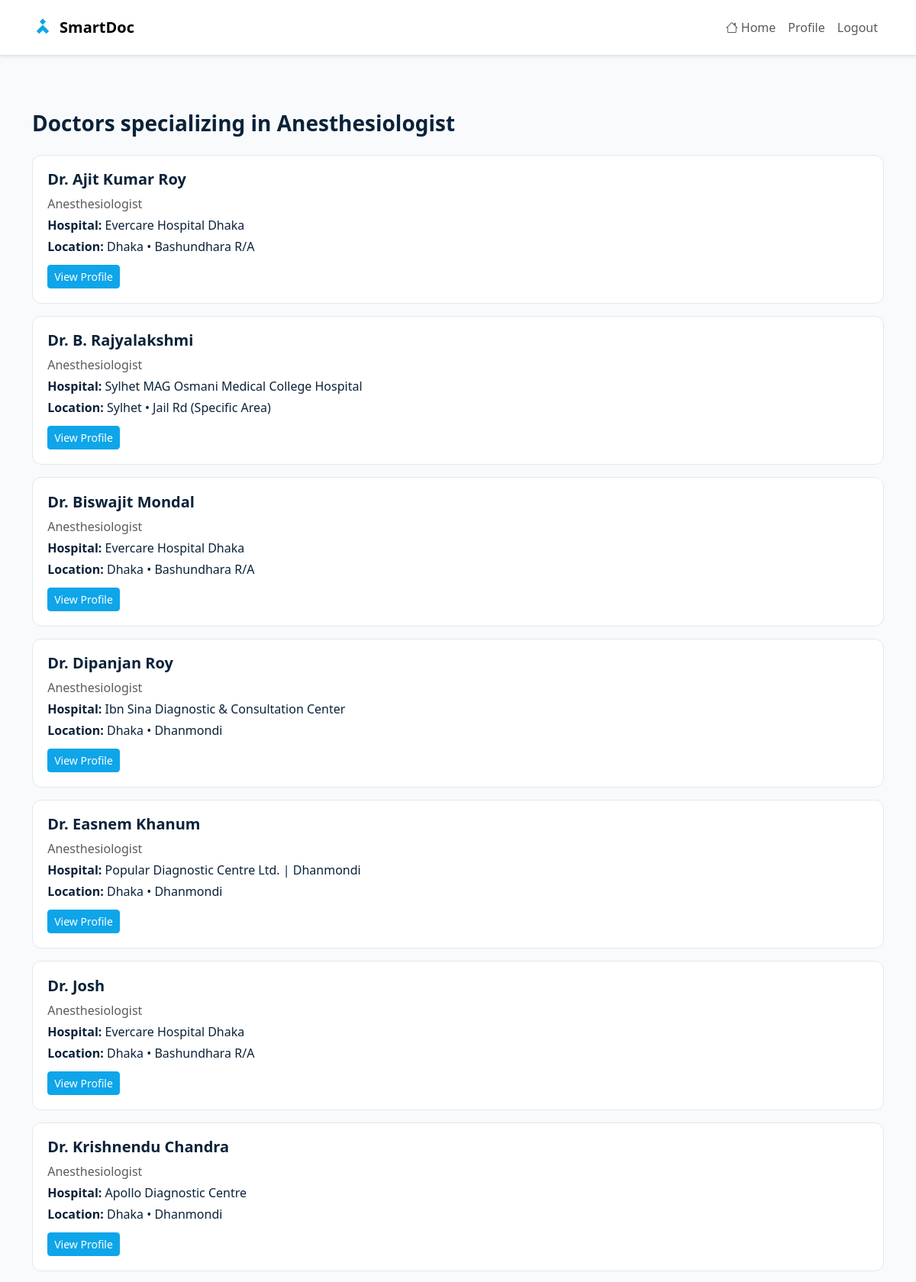
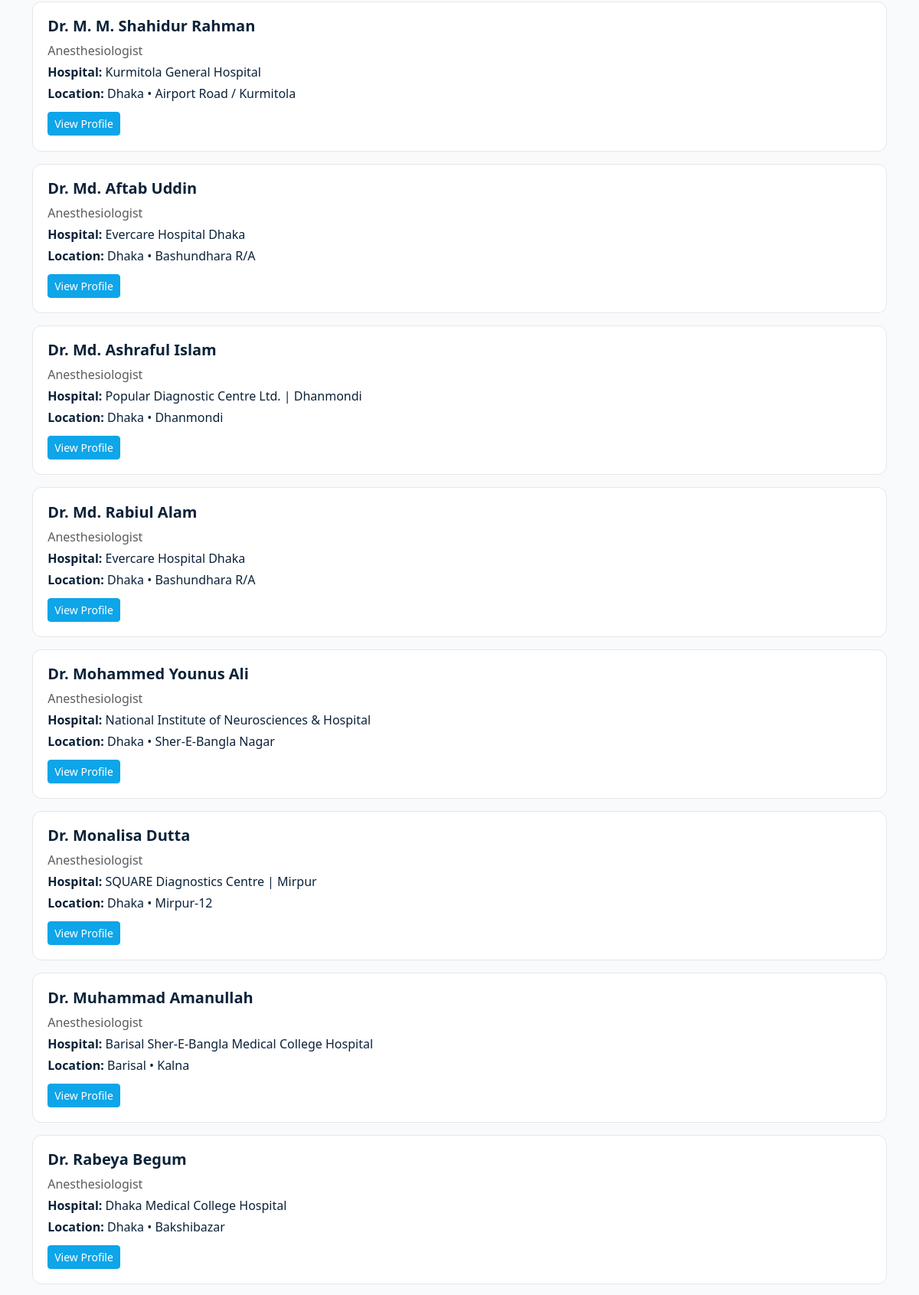
The page /patients/browse-doctors.php?specialization=Anesthesiologist (upper part) on the database its author committed (2 pictures, top to bottom).
### tables this page shows
CREATE TABLE `doctor` (
  `doctor_id` int(11) NOT NULL,
  `name` varchar(120) NOT NULL,
  `designation` varchar(200) DEFAULT NULL,
  `website_url` varchar(255) DEFAULT NULL,
  `specialization_id` int(11) DEFAULT NULL,
  `hospital_id` int(11) DEFAULT NULL,
  `ratings(out of 5)` decimal(3,2) DEFAULT 0.00,
  `rating_count` int(11) NOT NULL DEFAULT 0
);

CREATE TABLE `specialization` (
  `specialization_id` int(11) NOT NULL,
  `specialization_name` varchar(120) NOT NULL,
  `description` text DEFAULT NULL
);

CREATE TABLE `hospital` (
  `hospital_id` int(11) NOT NULL,
  `hospital_name` varchar(160) NOT NULL,
  `address` varchar(255) DEFAULT NULL,
  `location_id` int(11) DEFAULT NULL
);

CREATE TABLE `location` (
  `location_id` int(11) NOT NULL,
  `city` varchar(100) DEFAULT NULL,
  `area_name` varchar(250) DEFAULT NULL
);

### patients/includes/util.php (called while the page is built, shortened)
<?php
function h($s){ return htmlspecialchars((string)$s, ENT_QUOTES, 'UTF-8'); }

### patients/browse-doctors.php (the view, shortened to what this page needs)
<?php
require_once __DIR__ . '/includes/util.php';
require_once __DIR__ . '/includes/header.php';
$specialization = $_GET['specialization'] ?? '';
if ($specialization) {
    $sql = "
        SELECT d.*, s.specialization_name, h.hospital_name, l.city, l.area_name
        FROM doctor d
        LEFT JOIN specialization s ON d.specialization_id = s.specialization_id
        LEFT JOIN hospital h ON d.hospital_id = h.hospital_id
        LEFT JOIN location l ON h.location_id = l.location_id
        WHERE s.specialization_name = ?
        ORDER BY d.name ASC;
    ";
    $stmt = $con->prepare($sql);
    $stmt->bind_param("s", $specialization);
    $stmt->execute();
    $doctors = $stmt->get_result();
}
?>
<div class="container my-5">
    <h3 class="fw-semibold mb-4">
        <?php if ($specialization): ?>
            Doctors specializing in <?= h($specialization) ?>
        <?php else: ?>
            All Doctors
        <?php endif; ?>
    </h3>
    <?php while ($d = $doctors->fetch_assoc()): ?>
        <div class="doctor-card">
            <h5 class="fw-bold"><?= h($d['name']) ?></h5>
            <p class="text-muted mb-1">
                <?= h($d['specialization_name']) ?>
            </p>
            <?php if ($d['hospital_name']): ?>
            <p class="mb-1">
                <b>Hospital:</b> <?= h($d['hospital_name']) ?>
            </p>
            <?php endif; ?>
            <?php if ($d['city'] || $d['area_name']): ?>
            <p class="mb-1">
                <b>Location:</b>
                <?= h($d['city']) ?>
                <?= $d['area_name'] ? '• ' . h($d['area_name']) : '' ?>
            </p>
            <?php endif; ?>
            <?php if (!empty($d['website_url'])): ?>
                <a
                    href="<?= h($d['website_url']) ?>"
                    target="_blank"
                    class="btn btn-primary btn-sm mt-2">
                    View Profile
                </a>
            <?php else: ?>
                <button class="btn btn-secondary btn-sm mt-2" disabled>
                    No Website Available
                </button>
            <?php endif; ?>
        </div>
    <?php endwhile; ?>
</div>
<?php require_once __DIR__ . '/includes/footer.php'; ?>

### patients/includes/header.php (style rules this page uses)
:root { --sd-primary:#0ea5e9;--sd-dark:#0b2239;--sd-accent:#10b981;--sd-bg:#f8fafc; }
html,body { color:var(--sd-dark); }
body { background:var(--sd-bg); }
.btn-primary { --bs-btn-bg:var(--sd-primary);--bs-btn-border-color:var(--sd-primary);--bs-btn-hover-bg:#0284c7;--bs-btn-hover-border-color:#0284c7; }

### patients/browse-doctors.php (style rules this page uses)
.doctor-card { border: 1px solid #e5e7eb; background: #fff; padding: 1.2rem; border-radius: 12px; margin-bottom: 1rem; transition: 0.2s; }

### rows shown on the page
doctor: name "Dr. Ajit Kumar Roy", specialization.specialization_name "Anesthesiologist", hospital.hospital_name "Evercare Hospital Dhaka", location.city "Dhaka", location.area_name "Bashundhara R/A"
doctor: name "Dr. B. Rajyalakshmi", specialization.specialization_name "Anesthesiologist", hospital.hospital_name "Sylhet MAG Osmani Medical College Hospital", location.city "Sylhet", location.area_name "Jail Rd (Specific Area)"
doctor: name "Dr. Biswajit Mondal", specialization.specialization_name "Anesthesiologist", hospital.hospital_name "Evercare Hospital Dhaka", location.city "Dhaka", location.area_name "Bashundhara R/A"
doctor: name "Dr. Dipanjan Roy", specialization.specialization_name "Anesthesiologist", hospital.hospital_name "Ibn Sina Diagnostic & Consultation Center", location.city "Dhaka", location.area_name "Dhanmondi"
doctor: name "Dr. Easnem Khanum", specialization.specialization_name "Anesthesiologist", hospital.hospital_name "Popular Diagnostic Centre Ltd. | Dhanmondi", location.city "Dhaka", location.area_name "Dhanmondi"
doctor: name "Dr. Josh", specialization.specialization_name "Anesthesiologist", hospital.hospital_name "Evercare Hospital Dhaka", location.city "Dhaka", location.area_name "Bashundhara R/A"
doctor: name "Dr. Krishnendu Chandra", specialization.specialization_name "Anesthesiologist", hospital.hospital_name "Apollo Diagnostic Centre", location.city "Dhaka", location.area_name "Dhanmondi"
doctor: name "Dr. M. M. Shahidur Rahman", specialization.specialization_name "Anesthesiologist", hospital.hospital_name "Kurmitola General Hospital", location.city "Dhaka", location.area_name "Airport Road / Kurmitola"
doctor: name "Dr. Md. Aftab Uddin", specialization.specialization_name "Anesthesiologist", hospital.hospital_name "Evercare Hospital Dhaka", location.city "Dhaka", location.area_name "Bashundhara R/A"
doctor: name "Dr. Md. Ashraful Islam", specialization.specialization_name "Anesthesiologist", hospital.hospital_name "Popular Diagnostic Centre Ltd. | Dhanmondi", location.city "Dhaka", location.area_name "Dhanmondi"
doctor: name "Dr. Md. Rabiul Alam", specialization.specialization_name "Anesthesiologist", hospital.hospital_name "Evercare Hospital Dhaka", location.city "Dhaka", location.area_name "Bashundhara R/A"
doctor: name "Dr. Mohammed Younus Ali", specialization.specialization_name "Anesthesiologist", hospital.hospital_name "National Institute of Neurosciences & Hospital", location.city "Dhaka", location.area_name "Sher-E-Bangla Nagar"
doctor: name "Dr. Monalisa Dutta", specialization.specialization_name "Anesthesiologist", hospital.hospital_name "SQUARE Diagnostics Centre | Mirpur", location.city "Dhaka", location.area_name "Mirpur-12"
doctor: name "Dr. Muhammad Amanullah", specialization.specialization_name "Anesthesiologist", hospital.hospital_name "Barisal Sher-E-Bangla Medical College Hospital", location.city "Barisal", location.area_name "Kalna"
doctor: name "Dr. Rabeya Begum", specialization.specialization_name "Anesthesiologist", hospital.hospital_name "Dhaka Medical College Hospital", location.city "Dhaka", location.area_name "Bakshibazar"

### other values the page prints
$specialization "Anesthesiologist"
